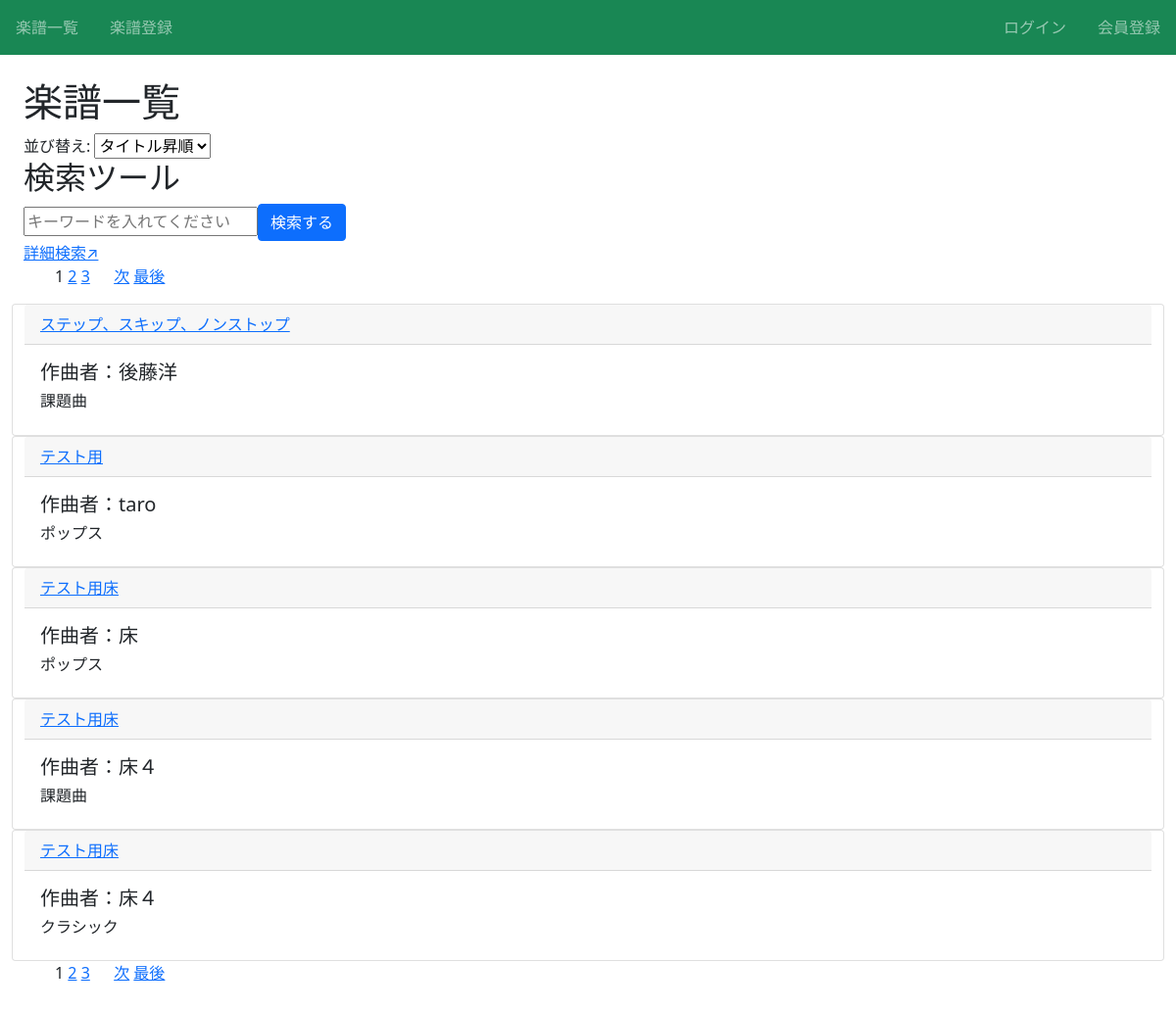
Page /score/ on the committed database.
### score/models.py (models this page shows, shortened)
class Score(models.Model):
    title = models.CharField(max_length=100, verbose_name="曲名")
    comp = models.CharField(max_length=100, verbose_name="作曲者")
    arr = models.CharField(max_length=100, blank=True, verbose_name="編曲者")
    category = models.CharField(max_length=100, choices=CATEGORY, verbose_name="ジャンル")
    created_at = models.DateTimeField(default=timezone.now)

### score/views.py (the view)
# urls.py: path('score/', views.ListScoreView.as_view(), name='list-score'),
class ListScoreView(ListView):
    template_name = 'score/score_list.html'
    model = Score
    paginate_by = ITEM_PER_PAGE
    def get_queryset(self):
        score_list = Score.objects.all()
        query = self.request.GET.get('query')
        query_title = self.request.GET.get('title')
        query_comp = self.request.GET.get('comp')
        query_arr = self.request.GET.get('arr')
        query_category = self.request.GET.get('category')
        sort = self.request.GET.get('sort', 'title')#表示順　デフォルトは曲名
        if query:#キーワード検索
            score_list = score_list.filter(
                Q(title__icontains=query) | Q(comp__icontains=query) | Q(arr__icontains=query) | Q(category__icontains=query)
            )
        else:#詳細検索
            if query_title:
                score_list = score_list.filter(title__icontains=query_title)
            if query_comp:
                score_list = score_list.filter(comp__icontains=query_comp)
            if query_arr:
                score_list = score_list.filter(arr__icontains=query_arr)
            if query_category:
                score_list = score_list.filter(category__icontains=query_category)
        allowed_sorts = ['title', '-title', 'comp', '-comp', 'arr', '-arr' ]
        if sort in allowed_sorts:
            score_list = score_list.order_by(sort)
        return score_list
    def get_context_data(self, **kwargs):
        context = super().get_context_data(**kwargs)
        context['title'] = self.request.GET.get('title', '')
        context['comp'] = self.request.GET.get('comp', '')
        context['arr'] = self.request.GET.get('arr', '')
        context['category'] = self.request.GET.get('category', '')
        context['sort'] = self.request.GET.get('sort','title')
        return context

### score/templatetags/querystring.py (called while the page is built)
@register.simple_tag
def querystring(get_params, **kwargs):
    query = get_params.copy()
    for k, v in kwargs.items():
        query[k] = v
    return query.urlencode()

### score/templates/score/score_list.html (shortened to what this page needs)
{% extends 'base.html' %}
{% block h1 %}楽譜一覧{% endblock %}
{% block content %}
  <form method="get" style="margin-left: auto;">
    <label for="sort">並び替え:</label>
    <select name="sort" id="sort" onchange="this.form.submit()">
      <option value="title" {% if request.GET.sort == "title" %}selected{% endif %}>タイトル昇順</option>
    </select>
  </form>
    <h2>検索ツール</h2>
    <form action="" method="get">
      <input name="query" value="{{ request.GET.query }}" type="text" placeholder="キーワードを入れてください" /><button type="submit" class="btn btn-primary">検索する</button><br>
      <a href="{% url 'search-score' %}">詳細検索↗</a>
    </form>
  {% include 'score/components/pagination.html' %}
<div class="row">
  {% for item in object_list %}
  <div class="card">
    <a href="{% url 'detail-score' item.pk %}" class="card-header" >{{ item.title }}</a>
    <div class="card-body">
      {% if  item.arr == ""  %}
      <h5 class="card-title">作曲者：{{ item.comp }}</h5>
      {% else %}
      <h5 class="card-title">作曲者：{{ item.comp }}　編曲者：{{ item.arr }}</h5>
      {% endif %}
      <h6 class="card-title">{{ item.category }}</h5>
    </div>
  </div>
  {% endfor %}
</div>
{% include 'score/components/pagination.html' %}
{% endblock content %}

### templates/base.html (shortened to what this page needs)
<!doctype html>
<html lang="en">
  <head>
    <link href="https://cdn.jsdelivr.net/npm/bootstrap@5.1.3/dist/css/bootstrap.min.css" rel="stylesheet">
  </head>
  <body>
    <nav class="navbar navbar-dark bg-success sticky-top">
        <div class="navbar-nav d-flex flex-row">
            <a class="nav-link mx-3" href="{% url 'list-score' %}">楽譜一覧</a>
            <a class="nav-link mx-3" href="{% url 'create-score' %}">楽譜登録</a>
        </div>
        <div class="navbar-nav d-flex flex-row">
          {% if request.user.is_authenticated %}
            <a class="nav-link mx-3" href="{% url 'accounts:logout' %}">ログアウト</a>
          {% else %}
            <a class="nav-link mx-3" href="{% url 'accounts:login' %}">ログイン</a>
            <a class="nav-link mx-3" href="{% url 'accounts:signup' %}">会員登録</a>
          {% endif %}
        </div>
    </nav>
    <div class="p-4">
        <h1>{% block h1 %}{% endblock %}</h1>
        {% block content %}{% endblock content %}
    </div>
  </body>
</html>

### score/templates/score/components/pagination.html (shortened to what this page needs)
{% load querystring %}
{% if page_obj.has_other_pages %}
  <nav class="pagination">
    <ul>
      {% for num in page_obj.paginator.page_range %}
        {% if num > page_obj.number|add:'-3' and num < page_obj.number|add:'3' %}
          {% if num == page_obj.number %}
            <span class="current">{{ num }}</span>
          {% else %}
            <a href="?{% querystring request.GET page=num %}">{{ num }}</a>
          {% endif %}
        {% endif %}
      {% endfor %}
      {% if page_obj.has_next %}
        <a>　</a>
        <a href="?{% querystring request.GET page=page_obj.next_page_number %}">次</a>
        <a href="?{% querystring request.GET page=page_obj.paginator.num_pages %}">最後</a>
      {% endif %}
    </ul>
  </nav>
{% endif %}

### rows in the picture
Score: title "ステップ、スキップ、ノンストップ", comp "後藤洋", category "課題曲"
Score: title "テスト用", comp "taro", category "ポップス"
Score: title "テスト用床", comp "床", category "ポップス"
Score: title "テスト用床", comp "床４", category "課題曲"
Score: title "テスト用床", comp "床４", category "クラシック"

### other values in the picture
{{ num }} "1" "1"
{{ num }} "2" "3" "2" "3"
